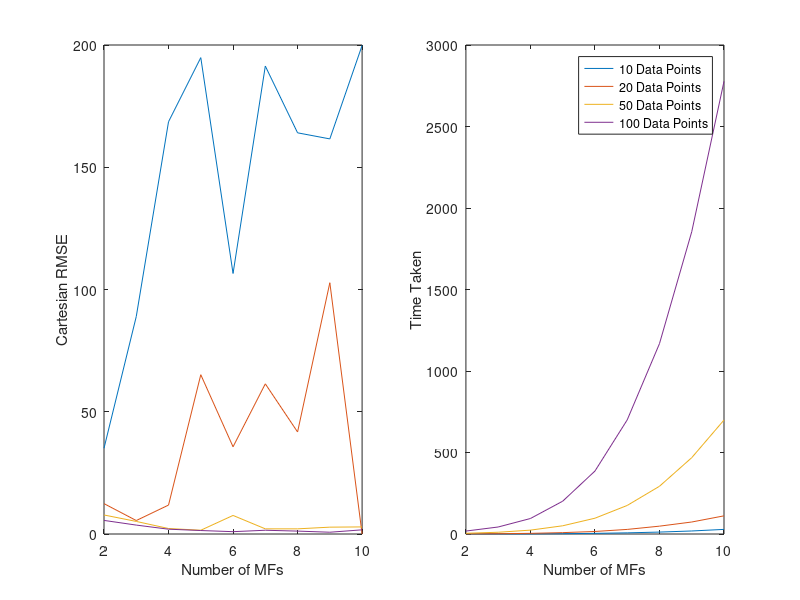

MATLAB code for this plot:
%% MFs in Genfis1
%cartRMSE time

ten = [35.0791 ,		0.32;
88.9466 ,		0.44 ;
168.6123, 	0.99 ;
194.8358, 	2.03 ;
106.5546, 	3.91 ;
191.3857, 	7.09 ;
164.0823, 	11.81;
161.5942, 	18.56 ;
199.808 , 28.28  ];

twenty = [12.4193 ,  0.74; 
5.5069   ,  1.74; 
11.8301  ,  3.95; 
65.1519  ,  8.43; 
35.6708  ,  15.52; 
61.4179  ,  28.16; 
41.7306  ,  48.13; 
102.77   ,  73.61; 
0.0007   ,  111.39 ];

fifty = [7.7817 , 	  4.46 ;
5.1415  ,	 10.80 ;
2.2461  ,	 23.72 ;
1.5393  ,    50.42 ;
7.5921  ,	 96.92 ;
2.1075  ,	175.22 ;
2.1102  ,	292.86 ;
2.8006  ,	468.32 ;
2.8987  ,	699.17 ];

hundred = [5.5590  ,      18.10 ;
3.6464  ,	  42.97 ;
1.9688  ,	  95.06 ;
1.4229  ,	 201.28 ;
0.9550  ,     386.25 ;
1.5349  ,	 700.12 ;
1.1876  ,	1167.94 ;
0.7292  ,    1854.52 ;
1.7005  ,	2776.96 ];

two_hundred = [5.6355 ,   76.53 ;
3.2618  ,  175.64 ;
1.8952  ,  387.51 ;
1.6488  ,  816.60 ;
0.8359  , 1554.44 ];

%% Number of MFS against time and catesian RMSE
numMFs = 2:10;

figure(1)
subplot(1,2,1)
plot(numMFs, ten(:,1)'); hold on;
plot(numMFs, twenty(:,1)'); hold on;
plot(numMFs, fifty(:,1)'); hold on
plot(numMFs,  hundred(:,1)'); hold on;
xlabel('Number of MFs');
ylabel('Cartesian RMSE');

subplot(1, 2,2)
plot(numMFs, ten(:,2)'); hold on;
plot(numMFs, twenty(:,2)'); hold on;
plot(numMFs, fifty(:,2)'); hold on
plot(numMFs,  hundred(:,2)'); hold on;
xlabel('Number of MFs');
ylabel('Time Taken');

legend('10 Data Points', '20 Data Points', '50 Data Points', '100 Data Points');


